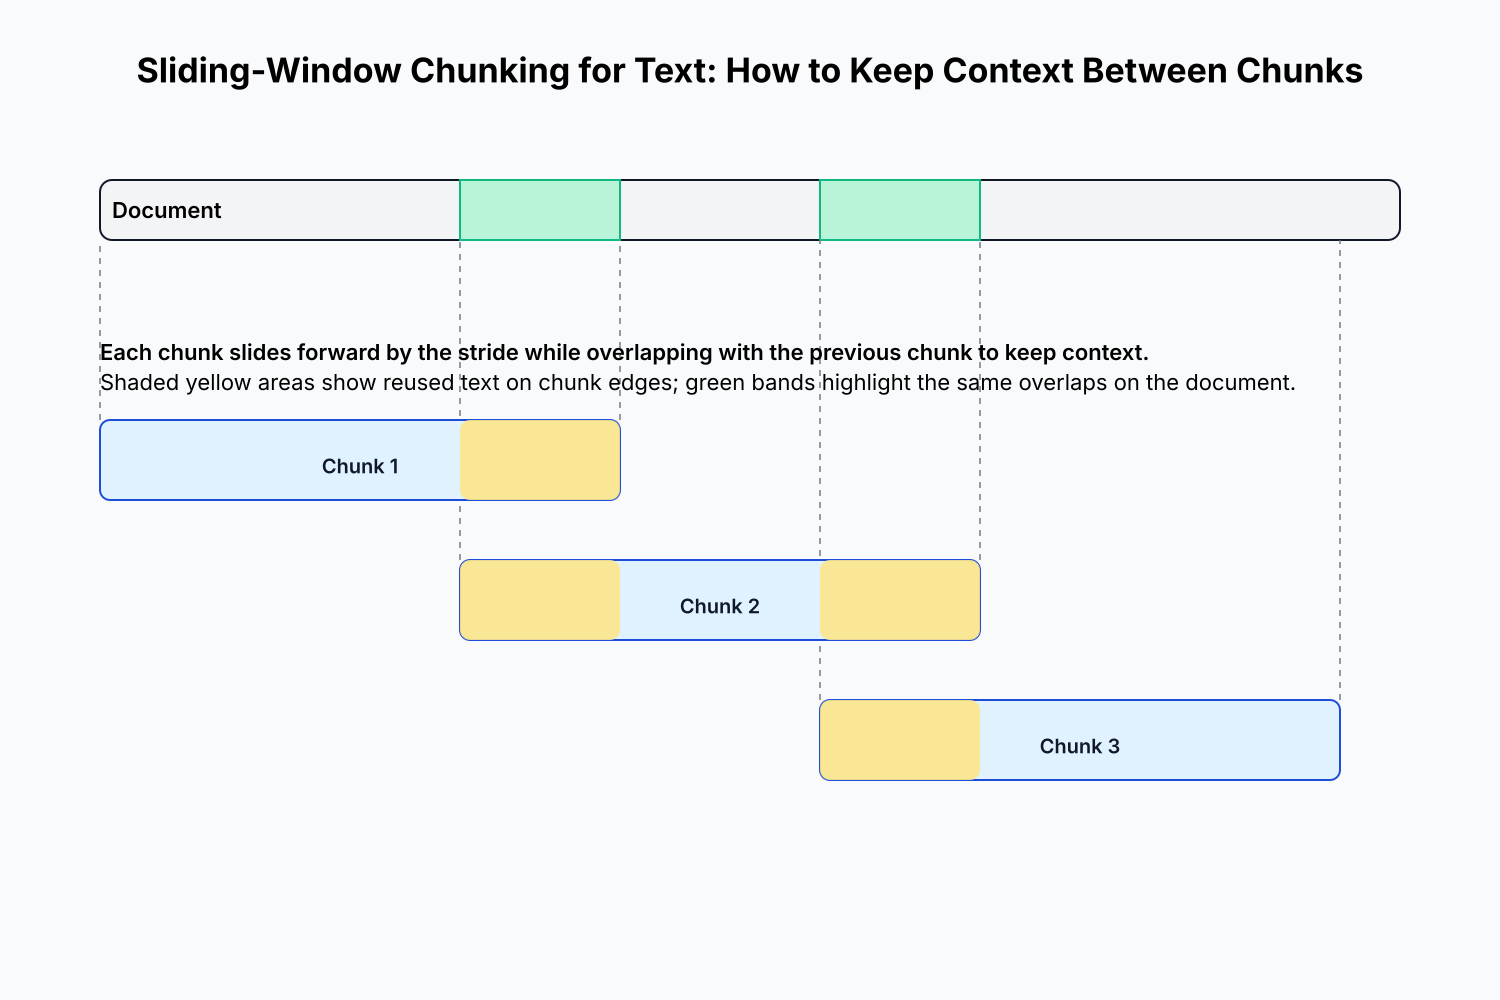

This figure's Python source:
# SEO-optimized title for the article
TITLE = "Sliding-Window Chunking for Text: How to Keep Context Between Chunks"

# Draw an illustration of OVERLAP CHUNKING using drawsvg
# Canvas: 1500 x 1000

# ---------------------------
# Planned coordinates (in px)
# ---------------------------
# Canvas: (width=1500, height=1000)
# Document bar:
#   doc_x = 100, doc_y = 180, doc_w = 1300, doc_h = 60
#
# Chunk geometry (projected along the same horizontal axis as the document):
#   chunk_w = 520
#   overlap = 160
#   stride  = chunk_w - overlap = 360
# Chunk start x positions (aligned to document x):
#   starts = [doc_x + i*stride for i in range(3)] -> [100, 460, 820]
# Chunk end x positions:
#   ends   = [x + chunk_w for x in starts] -> [620, 980, 1340]
#
# Chunk rows (drawn BELOW the document for clarity):
#   chunk_h = 80
#   chunk_ys = [420, 560, 700]
#
# Overlap regions on the DOCUMENT (visual emphasis of shared context):
#   between chunk 1 & 2: x in [starts[1], ends[0]] -> [460, 620]
#   between chunk 2 & 3: x in [starts[2], ends[1]] -> [820, 980]
#
# Visual links (dashed guidelines) from chunk edges up to document edges:
#   vertical dashed lines at each start/end, from chunk_y to doc_y+doc_h
# ---------------------------

import drawsvg as draw

# --- Canvas ---
W, H = 1500, 1000
d = draw.Drawing(W, H, origin=(0, 0), displayInline=False)

# --- Background ---
d.append(draw.Rectangle(0, 0, W, H, fill="#f8fafc"))


# --- Helpers / Style ---
def txt(x, y, s, anchor="start", weight="normal"):
    d.append(
        draw.Text(
            s,
            22,
            x,
            y,
            center=anchor == "middle",
            right=anchor == "end",
            font_family="Inter, Arial, sans-serif",
            font_weight=weight,
        )
    )


def guide(x, y1, y2):
    d.append(
        draw.Line(
            x,
            y1,
            x,
            y2,
            stroke="#6b7280",
            stroke_width=2,
            stroke_dasharray="6,6",
            stroke_opacity=0.7,
        )
    )


def label_box(x, y, w, h, title, lines):
    d.append(
        draw.Rectangle(
            x, y, w, h, rx=12, ry=12, fill="#ffffff", stroke="#111827", stroke_width=2
        )
    )
    d.append(
        draw.Text(
            title,
            24,
            x + 16,
            y + 36,
            font_family="Inter, Arial, sans-serif",
            font_weight="600",
        )
    )
    yy = y + 68
    for line in lines:
        d.append(
            draw.Text(line, 20, x + 16, yy, font_family="Inter, Arial, sans-serif")
        )
        yy += 28


def overlap_band(x, y, w, h):
    # greenish band to show shared region
    d.append(
        draw.Rectangle(
            x,
            y,
            w,
            h,
            fill="#a7f3d0",
            fill_opacity=0.8,
            stroke="#10b981",
            stroke_width=2,
        )
    )


def chunk_rect(x, y, w, h, label, left_overlap_px=0, right_overlap_px=0):
    # base
    d.append(
        draw.Rectangle(
            x, y, w, h, rx=10, ry=10, fill="#e0f2fe", stroke="#1d4ed8", stroke_width=2
        )
    )
    # overlaps inside the chunk (left/right), shaded to highlight reused context
    if left_overlap_px > 0:
        d.append(
            draw.Rectangle(
                x,
                y,
                left_overlap_px,
                h,
                rx=10,
                ry=10,
                fill="#fde68a",
                fill_opacity=0.9,
                stroke="none",
            )
        )
    if right_overlap_px > 0:
        d.append(
            draw.Rectangle(
                x + w - right_overlap_px,
                y,
                right_overlap_px,
                h,
                rx=10,
                ry=10,
                fill="#fde68a",
                fill_opacity=0.9,
                stroke="none",
            )
        )
    # label
    d.append(
        draw.Text(
            label,
            20,
            x + w / 2,
            y + h / 2 + 6,
            font_family="Inter, Arial, sans-serif",
            center=True,
            font_weight="600",
            fill="#111827",
        )
    )


# --- Title ---
d.append(
    draw.Text(
        TITLE,
        34,
        W / 2,
        70,
        center=True,
        font_family="Inter, Arial, sans-serif",
        font_weight="700",
    )
)

# --- Document bar ---
doc_x, doc_y, doc_w, doc_h = 100, 180, 1300, 60
d.append(
    draw.Rectangle(
        doc_x,
        doc_y,
        doc_w,
        doc_h,
        rx=12,
        ry=12,
        fill="#f3f4f6",
        stroke="#111827",
        stroke_width=2,
    )
)
txt(doc_x + 12, doc_y + doc_h / 2 + 8, "Document", weight="600")

# --- Chunk geometry ---
chunk_w = 520
overlap = 160
stride = chunk_w - overlap
starts = [doc_x + i * stride for i in range(3)]
ends = [x + chunk_w for x in starts]
chunk_h = 80
chunk_ys = [420, 560, 700]

# --- Overlap bands on the document (shared context regions) ---
# Between chunk 1 & 2
overlap_band(starts[1], doc_y, overlap, doc_h)
# Between chunk 2 & 3
overlap_band(starts[2], doc_y, overlap, doc_h)

# --- Guidelines from chunk edges up to the document ---
for i in range(3):
    # left edge guideline
    guide(starts[i], chunk_ys[i], doc_y + doc_h)
    # right edge guideline
    guide(ends[i], chunk_ys[i], doc_y + doc_h)

# --- Chunks ---
# Chunk 1: right overlap only (with next)
chunk_rect(
    starts[0],
    chunk_ys[0],
    chunk_w,
    chunk_h,
    "Chunk 1",
    left_overlap_px=0,
    right_overlap_px=overlap,
)
# Chunk 2: left + right overlap (with prev and next)
chunk_rect(
    starts[1],
    chunk_ys[1],
    chunk_w,
    chunk_h,
    "Chunk 2",
    left_overlap_px=overlap,
    right_overlap_px=overlap,
)
# Chunk 3: left overlap only (with prev)
chunk_rect(
    starts[2],
    chunk_ys[2],
    chunk_w,
    chunk_h,
    "Chunk 3",
    left_overlap_px=overlap,
    right_overlap_px=0,
)

# --- Annotations ---
txt(
    100,
    360,
    "Each chunk slides forward by the stride while overlapping with the previous chunk to keep context.",
    weight="600",
)
txt(
    100,
    390,
    "Shaded yellow areas show reused text on chunk edges; green bands highlight the same overlaps on the document.",
)

# --- Save SVG ---
d.save_svg("simple_chunking.svg")

# If running in a Jupyter environment, also display inline:
# d
